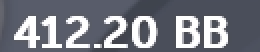
#> input picture stack_decision/1testing.png, 130 x 26 px, found by its file name (shown 2 times larger); its folder holds only this picture in this run
$ python callopen.py
#> lines starting #> are read from the running program, lines starting #| are printed output that depends on the picture; after the words box and inside, x2 and y2 are one past the last pixel; in counts of white or black regions, pixels touching at a corner belong together
import cv2
import numpy as np
import pytesseract

# Set the path to the Tesseract command if it's not in your PATH
# Uncomment and update the path below only if necessary
# pytesseract.pytesseract.tesseract_cmd = '/usr/bin/tesseract'

# Path to your image
for i in range(1, 8):
    image_path = f"/home/do/Desktop/fun_testing/automatic_gto/stack_decision/{i}testing.png"
    # Load the image with OpenCV
    image = cv2.imread(image_path)
#> image is the input picture: shape (26, 130, 3); mean B, G, R 132, 122.8, 120

    # Convert the image to grayscale
    gray = cv2.cvtColor(image, cv2.COLOR_BGR2GRAY)

    # Apply Gaussian blur to reduce noise
    blurred = cv2.GaussianBlur(gray, (5, 5), 0)
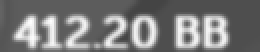
#> blurred: shape (26, 130) (shown 2 times larger); min 68, max 254, mean 123

    # Use adaptive thresholding to handle different lighting conditions
    thresh = cv2.adaptiveThreshold(blurred, 255, cv2.ADAPTIVE_THRESH_GAUSSIAN_C,
                                   cv2.THRESH_BINARY, 11, 2)
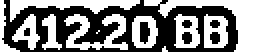
#> thresh: shape (26, 130) (shown 2 times larger); 51.6% white; 7 black regions (3 under 20 px), largest, box (x1, y1, x2, y2) and area: (1, 0, 119, 26) 1498, (70, 11, 75, 22) 45, (91, 16, 96, 22) 25, (105, 16, 110, 22) 25

    # Optionally, apply dilation to make the text more prominent
    kernel = np.ones((1, 1), np.uint8)
    dilated = cv2.dilate(thresh, kernel, iterations=1)

    # Perform OCR on the preprocessed image
#> (the run stopped early here; a loop or call above may not have finished)
